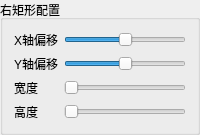
          <widget class="QGroupBox" name="groupBox_8">
           <property name="title">
            <string>右矩形配置</string>
           </property>
           <layout class="QVBoxLayout" name="verticalLayout_11">
            <item>
             <layout class="QGridLayout" name="gridLayout_8">
              <item row="0" column="0">
               <widget class="QLabel" name="label_59">
                <property name="text">
                 <string>X轴偏移</string>
                </property>
               </widget>
              </item>
              <item row="0" column="1">
               <widget class="QSlider" name="rightRectXOffsetHSlider">
                <property name="minimum">
                 <number>-300</number>
                </property>
                <property name="maximum">
                 <number>300</number>
                </property>
                <property name="orientation">
                 <enum>Qt::Horizontal</enum>
                </property>
               </widget>
              </item>
              <item row="1" column="0">
               <widget class="QLabel" name="label_60">
                <property name="text">
                 <string>Y轴偏移</string>
                </property>
               </widget>
              </item>
              <item row="1" column="1">
               <widget class="QSlider" name="rightRectYOffsetHSlider">
                <property name="minimum">
                 <number>-300</number>
                </property>
                <property name="maximum">
                 <number>300</number>
                </property>
                <property name="orientation">
                 <enum>Qt::Horizontal</enum>
                </property>
               </widget>
              </item>
              <item row="2" column="0">
               <widget class="QLabel" name="label_49">
                <property name="text">
                 <string>宽度</string>
                </property>
               </widget>
              </item>
              <item row="2" column="1">
               <widget class="QSlider" name="rightRectWidthHSlider">
                <property name="minimum">
                 <number>10</number>
                </property>
                <property name="maximum">
                 <number>500</number>
                </property>
                <property name="orientation">
                 <enum>Qt::Horizontal</enum>
                </property>
               </widget>
              </item>
              <item row="3" column="0">
               <widget class="QLabel" name="label_50">
                <property name="text">
                 <string>高度</string>
                </property>
               </widget>
              </item>
              <item row="3" column="1">
               <widget class="QSlider" name="rightRectHeightHSlider">
                <property name="minimum">
                 <number>15</number>
                </property>
                <property name="maximum">
                 <number>500</number>
                </property>
                <property name="orientation">
                 <enum>Qt::Horizontal</enum>
                </property>
               </widget>
              </item>
             </layout>
            </item>
           </layout>
          </widget>
